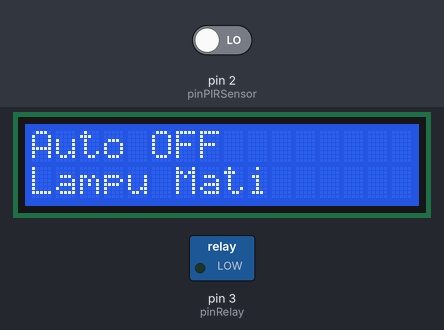
The sketch below on a simulated Arduino Uno, built with avr-gcc and run on an emulated ATmega328P. On the bench: 16×2 character LCD, switched loads named in the sketch (green lamp = pin HIGH). The inputs (shaded band) are chosen by the test bench; at power-on: pin 2 (pinPIRSensor) LOW.

Above: at 4.2 s.
4.3 s: pin 2 (pinPIRSensor) driven HIGH
At 6.2 s:
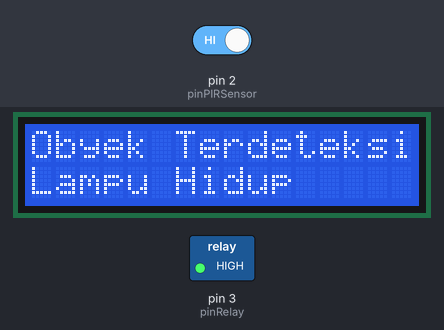
6.5 s: pin 2 (pinPIRSensor) driven LOW
At 8.3 s:
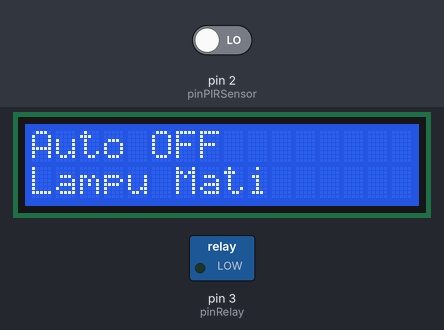
Timing chart, 0 to 9.8 s (numbered marks = the images above; inputs shaded):
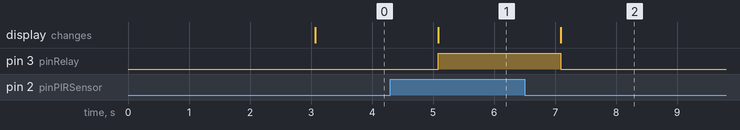

The sketch:

praktikum-1.ino
```cpp
#include <Wire.h>
#include <LiquidCrystal.h>

int pinPIRSensor = 2;
int pinRelay = 3;
int statusPanas = LOW;
int nilaiSensor = 0;

LiquidCrystal lcd(8, 9, 4, 5, 6, 7);

void setup() {
 pinMode(pinPIRSensor, INPUT); //set pin sensor sebagai input
 pinMode(pinRelay, OUTPUT); //set pin relay sebagai output
 lcd.begin(16,2);
 lcd.setCursor(0, 0);
 lcd.print("Deteksi Obyek");
 lcd.setCursor(0, 1);
 lcd.print("Sensor PIR");
 delay(3000);
}
void loop() {
 //membaca nilai pin sensor
 nilaiSensor = digitalRead(pinPIRSensor);
 //sensor mendeteksi panas
 if (nilaiSensor == HIGH){
 lcd.clear();
 lcd.setCursor(0, 0);
 lcd.print("Obyek Terdeteksi");
 lcd.setCursor(0, 1);
 lcd.print("Lampu Hidup");
 digitalWrite(pinRelay, HIGH);//Relay aktif untuk menghidupkan lampu
 }
 else
 {
 lcd.clear();
 lcd.setCursor(0, 0);
 lcd.print("Auto OFF");
 lcd.setCursor(0, 1);
 lcd.print("Lampu Mati");
 digitalWrite(pinRelay, LOW);
 }
 delay(1000);
}
```

Measured:
- after the input at 4.3 s, pin 3 (pinRelay): LOW → HIGH after 0.78 s; the display: changes after 0.78 s (image 1)
- after the input at 6.5 s, pin 3 (pinRelay): HIGH → LOW after 0.59 s; the display: changes after 0.59 s (image 2)
